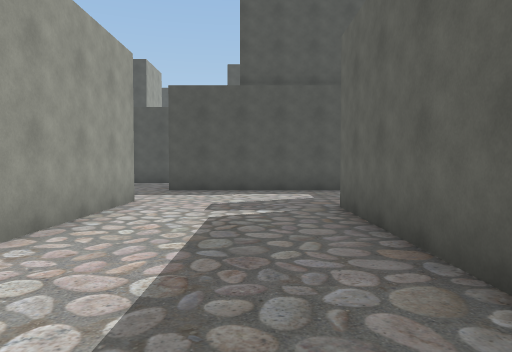
view 1 (above)

24 first-person views from a walk through a Unity game level. The camera is 1.4 m above the floor, tilts 2° down and sees 70° across. The floor is counted in squares, 1.8 m on a side. Each view is taken from the middle of a square. On the plan, view 1 faces up. The plan holds only what a view shows up to about 12 squares ahead; the rest is blank. The place goes on beyond the plan. The player is left out.

view 2
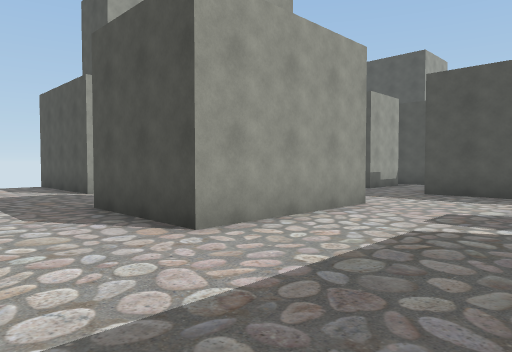

view 3
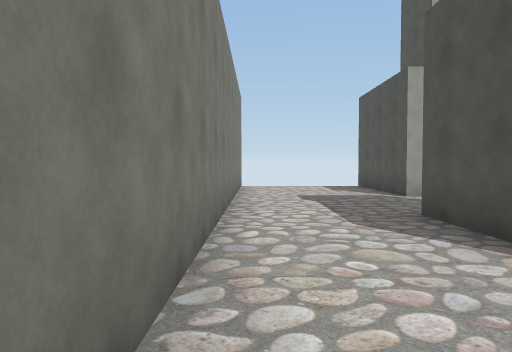

view 4
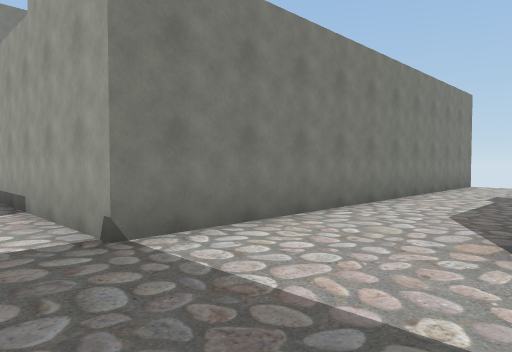

view 5
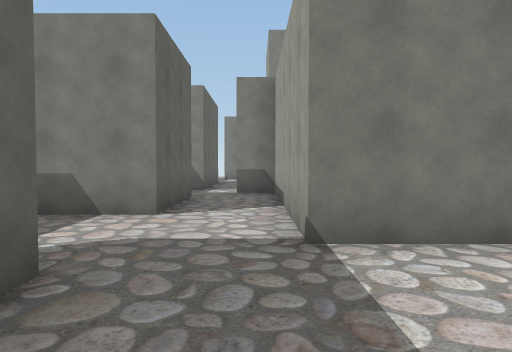

view 6
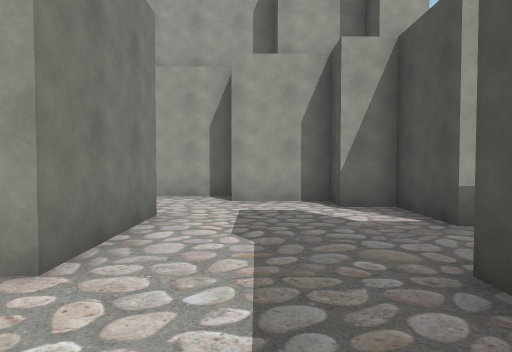

view 7
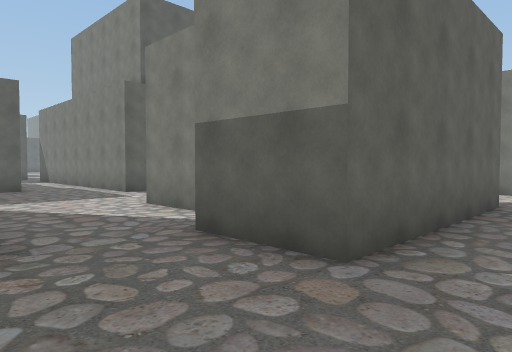

view 8
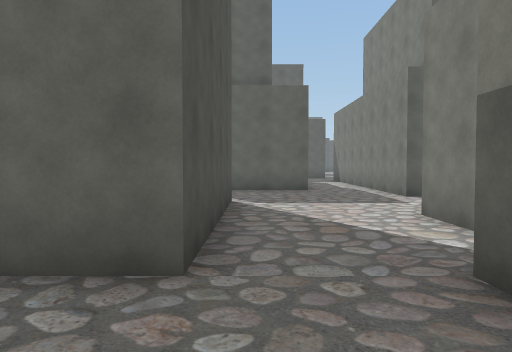

view 9
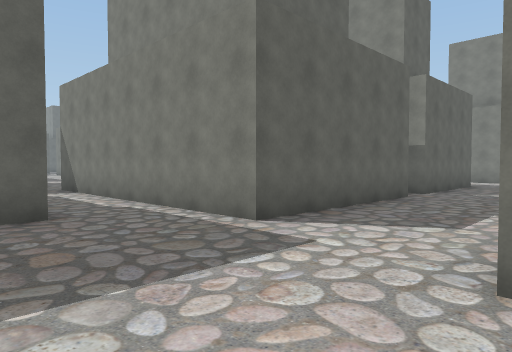

view 10
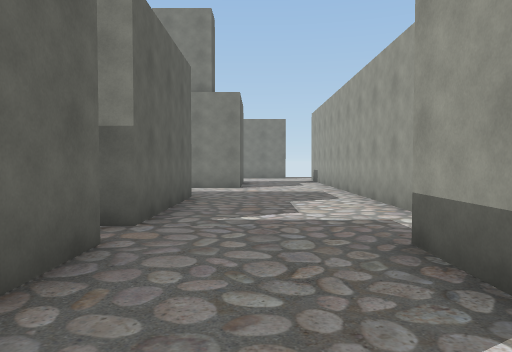

view 11
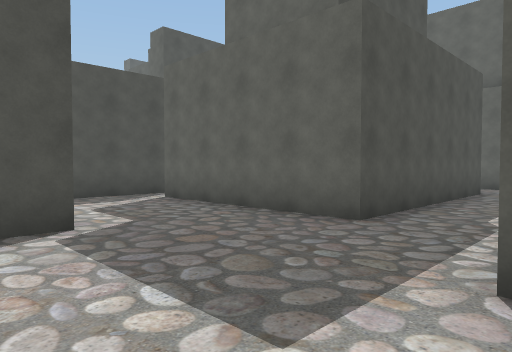

view 12
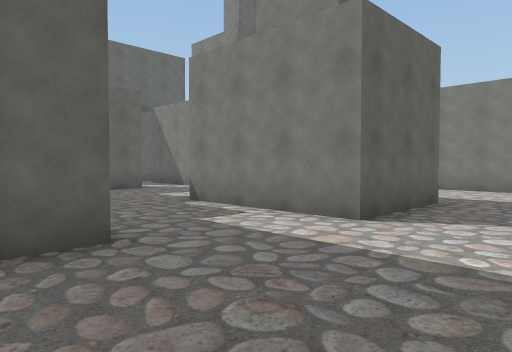

view 13
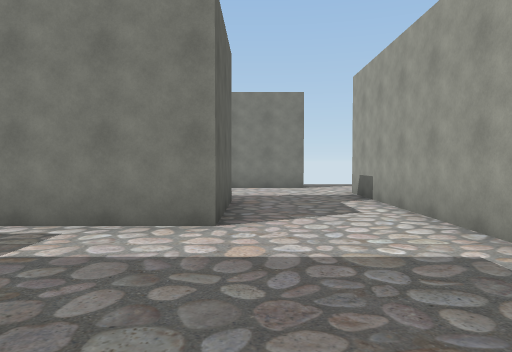

view 14
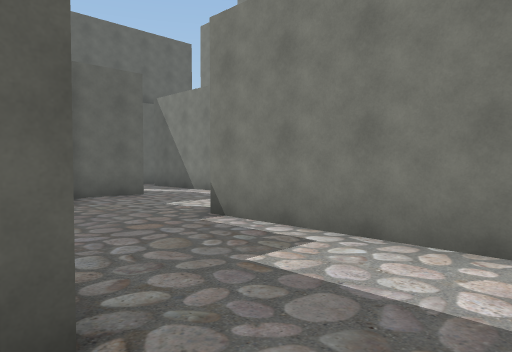

view 15
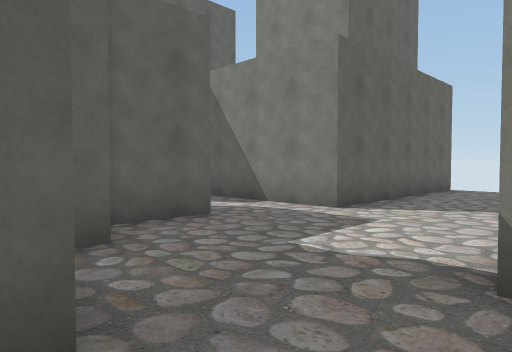

view 16
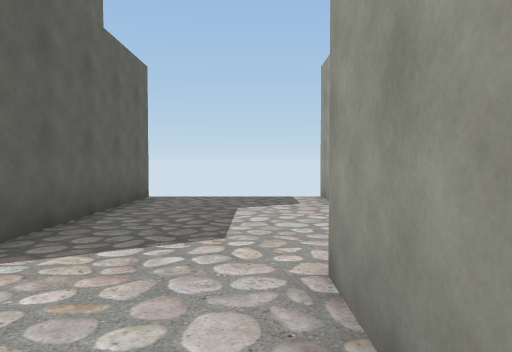

view 17
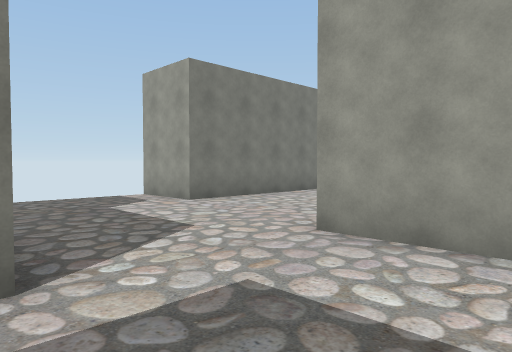

view 18
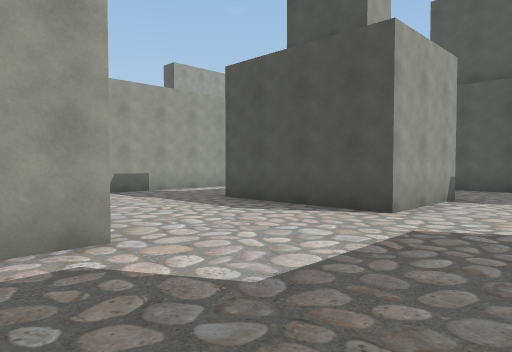

view 19
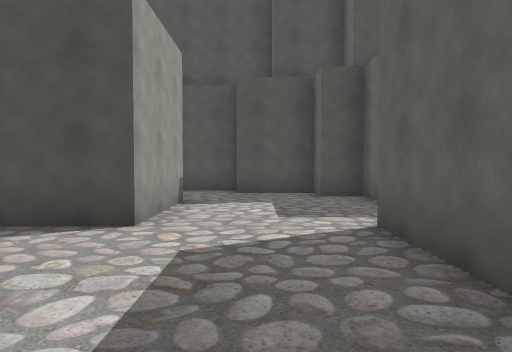

view 20
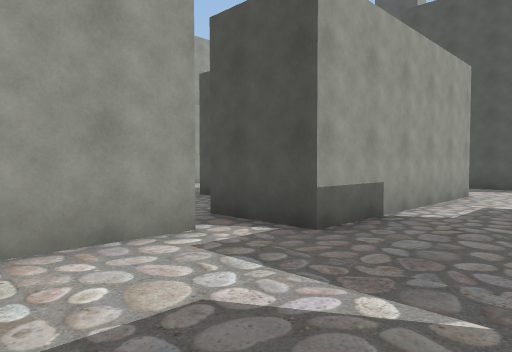

view 21
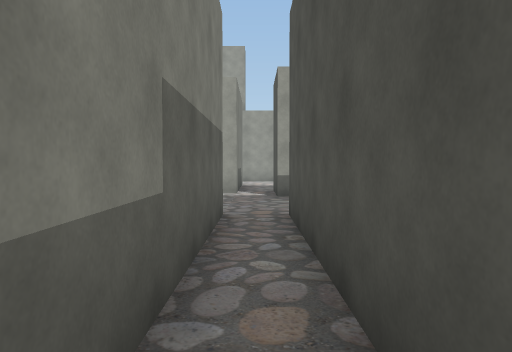

view 22
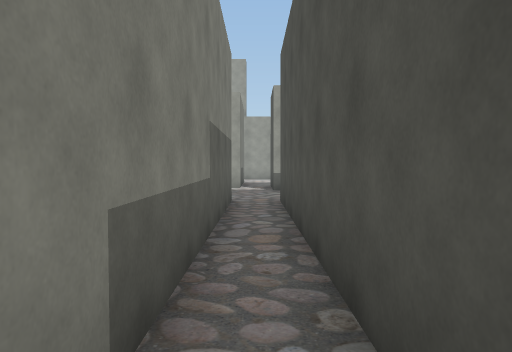

view 23
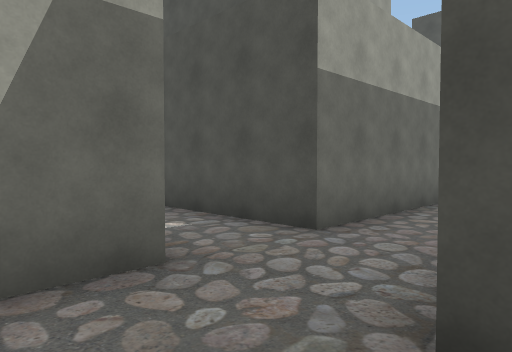

view 24
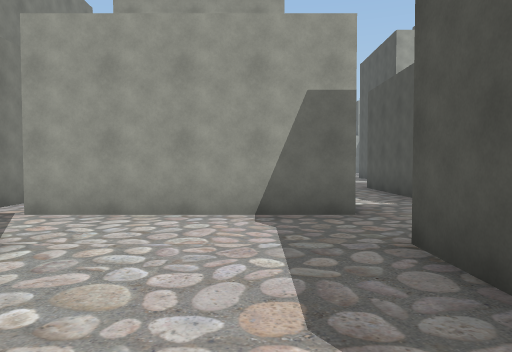

### Floor plan
Points are (right, up) in squares from view 1. A wall is a line through its corners. A room is listed if a view was taken in it or the views show most of it. See-through windows are left out.
Room 1 (views 1, 2, 3, 4, 5, 6, 7, 8)
walls: (2, 1.5) (1.5, 1.5) (1.5, 6.5) (3.5, 6.5); (-5.5, 7.5) (-2.5, 7.5) (-2.5, 3.5) (-5.5, 3.5); (-8.4, 4.5) (-12.5, 4.5); (-8.5, 8.5) (-8.5, 6.6); (-4.5, 11.5) (-6.5, 11.5) (-6.5, 10.5) (-7.5, 10.5) (-7.5, 8.5); (2.5, 10.5) (-2.5, 10.5); (4.5, 8.5) (3.5, 8.5) (3.5, 9.9); (5.5, -0.5) (4.5, -0.5); (1.5, -4.5) (1.5, -1.5) (5.5, -1.5); (-0.6, -5.5) (0.5, -5.5); (-12.5, 0.5) (-0.5, 0.5) (-0.5, -5.1)
ways out: opening at (4.3, 7) to room 2; opening at (5, -1) to room 2; opening at (-3.5, 12.5); opening at (1, -7)
Room 2 (views 9, 10, 11, 12, 13, 14, 15, 16, 17, 18, 19, 20, 21, 22)
walls: (9.5, -5.6) (9.5, -1.5) (16.6, -1.5); (13.5, -5.5) (11.6, -5.5); (16.4, -0.5) (9.5, -0.5) (9.5, 4.5) (17.5, 4.5); (5.5, -1.5) (5.5, -13.5); (17.5, 0.5) (17.5, -0.5); (12.5, -8.5) (12.5, -11.5) (8.5, -11.5) (8.5, -8.5) (12.5, -8.5); (4.9, 5.5) (6.5, 5.5) (6.5, -0.5) (5.5, -0.5); (8.6, 8.5) (4.5, 8.5); (16.5, -9.6) (16.5, -7.5) (15.5, -7.5) (15.5, -6.5) (13.5, -6.5); (19.5, 6.5) (19.5, 7); (17.5, 10.5) (17.5, 6.5) (11.5, 6.5) (11.5, 11.5); (12.1, 12.5) (9.8, 12.5); (7.5, -15.5) (11.5, -15.5) (11.5, -17.5); (15.5, -17.6) (15.5, -11.5) (19.1, -11.5)
ways out: opening at (4.3, 7) to room 1; opening at (5, -1) to room 1; opening at (18.5, 0) to room 3; opening at (18.5, 5) to room 3; opening at (6, -14.7); opening at (12, 12); opening at (17.5, -10.5)
Room 3 (views 23, 24)
walls: (20.9, 4.5) (19.5, 4.5); (17.5, 4.5) (17.5, 0.5)
ways out: opening at (18.5, 0) to room 2; opening at (18.5, 5) to room 2

Where each view was taken, in squares from view 1:
view 1: 0 up, 0 right, facing up
view 2: 1 up, 1 right, facing up-left
view 3: 1 up, 0 right, facing left
view 4: 4 up, 1 right, facing down-left
view 5: 4 up, 0 right, facing down
view 6: 9 up, 0 right, facing left
view 7: 9 up, 0 right, facing down-right
view 8: 8 up, 1 right, facing right
view 9: 8 up, 6 right, facing down-right
view 10: 3 up, 8 right, facing down
view 11: 4 up, 7 right, facing up-right
view 12: 4 down, 6 right, facing down-right
view 13: 4 down, 8 right, facing down
view 14: 5 down, 8 right, facing down-right
view 15: 6 down, 12 right, facing down-right
view 16: 9 down, 13 right, facing down
view 17: 9 down, 16 right, facing down-left
view 18: 17 down, 15 right, facing up-left
view 19: 16 down, 14 right, facing up
view 20: 4 down, 9 right, facing up-left
view 21: 1 down, 15 right, facing left
view 22: 1 down, 17 right, facing left
view 23: 3 up, 20 right, facing up-left
view 24: 3 up, 23 right, facing left
